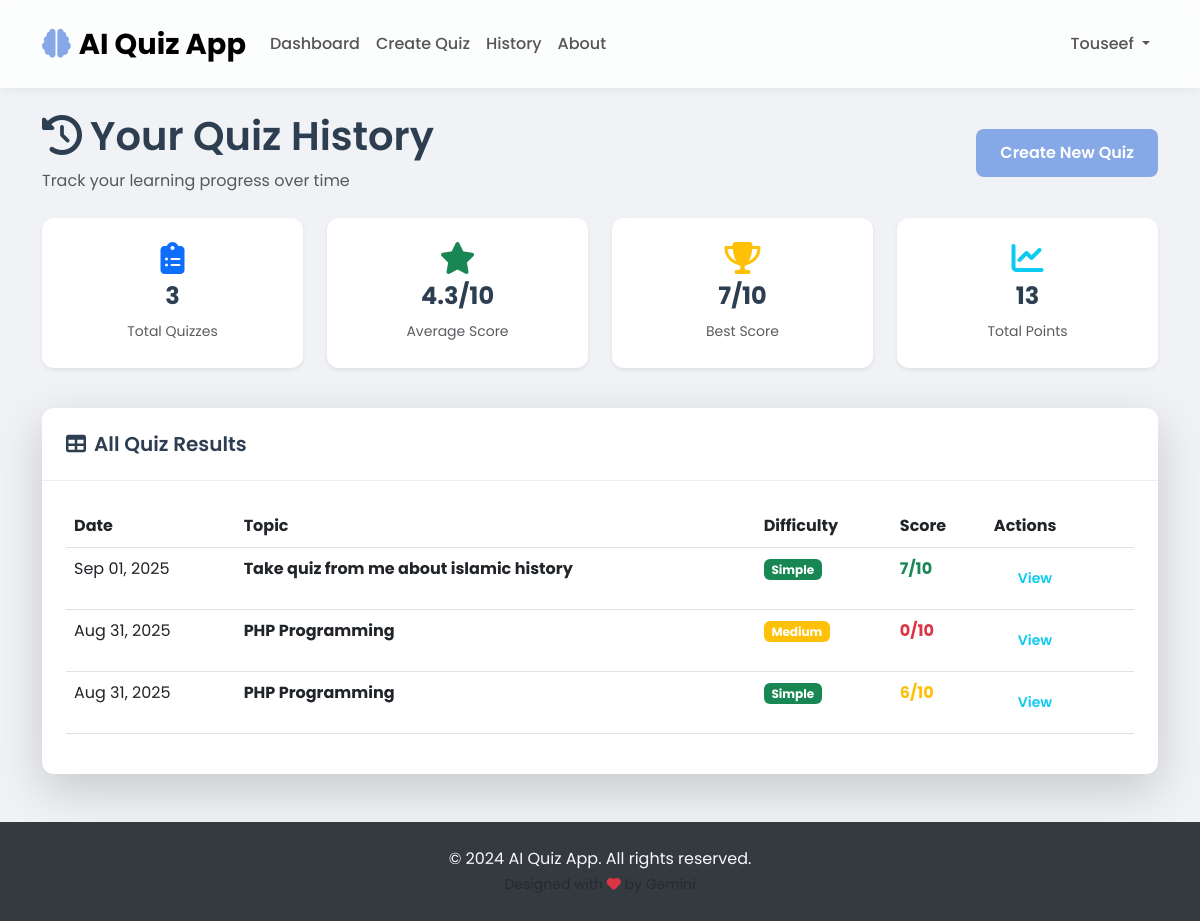
/quiz/history (signed in), run on an earlier commit of the app's database.
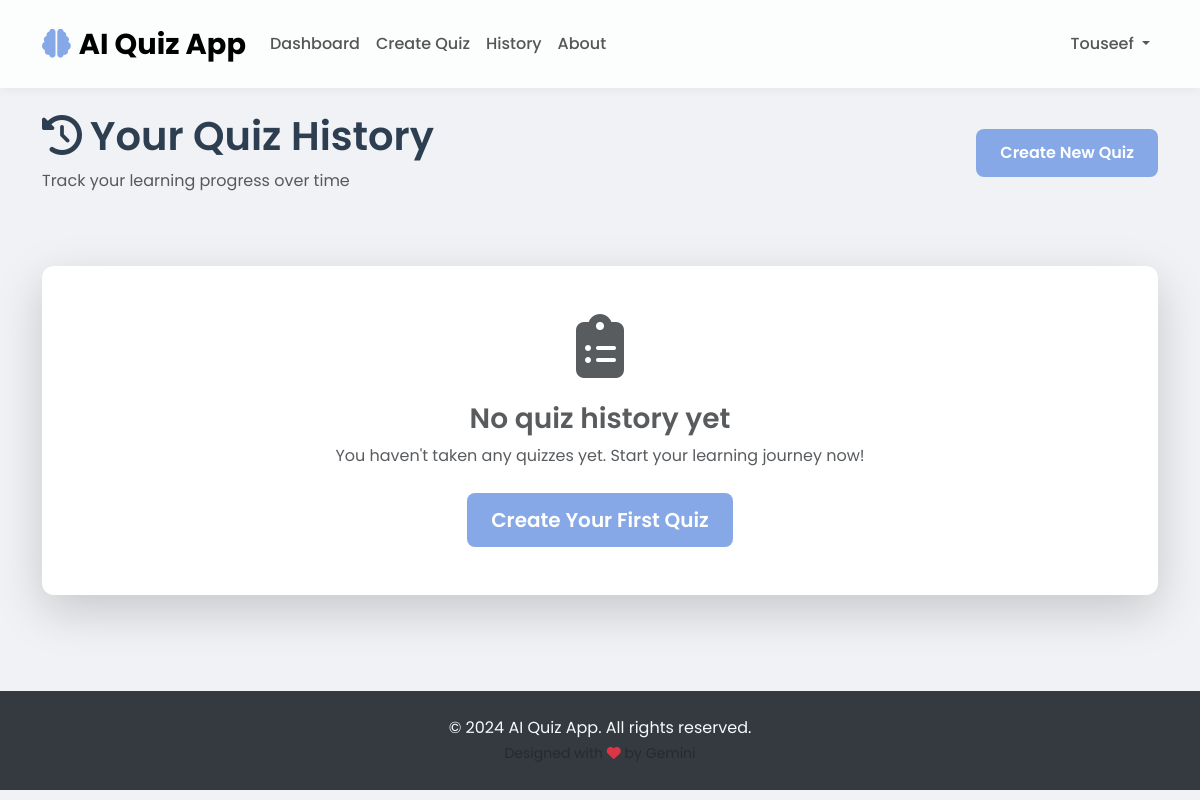
And on a later commit of the database.
### models.py (models this page shows, shortened)
class QuizResult(db.Model):
    __tablename__ = 'quiz_results'
    id = db.Column(db.Integer, primary_key=True)
    user_id = db.Column(db.Integer, db.ForeignKey('users.id'), nullable=False)
    quiz_id = db.Column(db.Integer, db.ForeignKey('quizzes.id'), nullable=False)
    score = db.Column(db.Integer, nullable=False)
    user_answers = db.Column(db.JSON, nullable=False)  # Store user's answers as JSON
    taken_at = db.Column(db.DateTime, default=datetime.utcnow)

class Quiz(db.Model):
    __tablename__ = 'quizzes'
    id = db.Column(db.Integer, primary_key=True)
    topic = db.Column(db.String(200), nullable=False)
    difficulty = db.Column(db.Enum('simple', 'medium', 'hard'), nullable=False)
    created_at = db.Column(db.DateTime, default=datetime.utcnow)
    questions = db.relationship('Question', backref='quiz', lazy=True, cascade='all, delete-orphan')
    results = db.relationship('QuizResult', backref='quiz', lazy=True)

### routes/quiz.py (the view)
@quiz_bp.route('/history')
@login_required
def quiz_history():
    results = QuizResult.query.filter_by(user_id=current_user.id)\
                             .order_by(QuizResult.taken_at.desc()).all()
    return render_template('quiz/history.html', results=results)

### templates/quiz/history.html (shortened to what the changed rows need)
{% extends "base.html" %}
{% block content %}
<div class="row">
    <div class="col-12">
        <div class="d-flex justify-content-between align-items-center mb-4 fade-in-up">
            <div>
                <h1><i class="fas fa-history me-2"></i>Your Quiz History</h1>
            </div>
        </div>
    </div>
</div>
{% if results %}
    <div class="row mb-4">
        <div class="col-md-3 mb-3 fade-in-up">
            <div class="card border-0 shadow-sm h-100">
                <div class="card-body text-center">
                    <i class="fas fa-clipboard-list fa-2x text-primary mb-2"></i>
                    <h4 class="fw-bold">{{ results|length }}</h4>
                    <small class="text-muted">Total Quizzes</small>
                </div>
            </div>
        </div>
        <div class="col-md-3 mb-3 fade-in-up">
            <div class="card border-0 shadow-sm h-100">
                <div class="card-body text-center">
                    <i class="fas fa-star fa-2x text-success mb-2"></i>
                    <h4 class="fw-bold">{{ (results|map(attribute='score')|sum / results|length)|round(1) }}/10</h4>
                    <small class="text-muted">Average Score</small>
                </div>
            </div>
        </div>
        <div class="col-md-3 mb-3 fade-in-up">
            <div class="card border-0 shadow-sm h-100">
                <div class="card-body text-center">
                    <i class="fas fa-trophy fa-2x text-warning mb-2"></i>
                    <h4 class="fw-bold">{{ results|map(attribute='score')|max }}/10</h4>
                    <small class="text-muted">Best Score</small>
                </div>
            </div>
        </div>
        <div class="col-md-3 mb-3 fade-in-up">
            <div class="card border-0 shadow-sm h-100">
                <div class="card-body text-center">
                    <i class="fas fa-chart-line fa-2x text-info mb-2"></i>
                    <h4 class="fw-bold">{{ results|map(attribute='score')|sum }}</h4>
                    <small class="text-muted">Total Points</small>
                </div>
            </div>
        </div>
    </div>
    <div class="card border-0 shadow-lg fade-in-up">
        <div class="card-header bg-transparent">
            <h5 class="mb-0"><i class="fas fa-table me-2"></i>All Quiz Results</h5>
        </div>
        <div class="card-body">
            <div class="table-responsive">
                <table class="table table-hover">
                    <thead>
                        <tr>
                            <th>Date</th>
                            <th>Topic</th>
                            <th>Difficulty</th>
                            <th>Score</th>
                            <th>Actions</th>
                        </tr>
                    </thead>
                    <tbody>
                        {% for result in results %}
                        <tr>
                            <td>{{ result.taken_at.strftime('%b %d, %Y') }}</td>
                            <td><strong>{{ result.quiz.topic }}</strong></td>
                            <td>
                                <span class="badge bg-{{ 'success' if result.quiz.difficulty == 'simple' else 'warning' if result.quiz.difficulty == 'medium' else 'danger' }}">
                                    {{ result.quiz.difficulty.title() }}
                                </span>
                            </td>
                            <td>
                                <strong class="text-{{ 'success' if result.score >= 7 else 'warning' if result.score >= 5 else 'danger' }}">
                                    {{ result.score }}/10
                                </strong>
                            </td>
                            <td>
                                <a href="{{ url_for('quiz.view_results', result_id=result.id) }}" class="btn btn-sm btn-outline-info">View</a>
                            </td>
                        </tr>
                        {% endfor %}
                    </tbody>
                </table>
            </div>
        </div>
    </div>
{% else %}
    <div class="text-center py-5 fade-in-up">
        <div class="card border-0 shadow-lg">
            <div class="card-body py-5">
                <i class="fas fa-clipboard-list fa-4x text-muted mb-4"></i>
                <h3 class="text-muted">No quiz history yet</h3>
                <p class="text-muted mb-4">You haven't taken any quizzes yet. Start your learning journey now!</p>
                <a href="{{ url_for('quiz.create_quiz') }}" class="btn btn-primary btn-lg">Create Your First Quiz</a>
            </div>
        </div>
    </div>
{% endif %}
{% endblock %}

What changed in the data, as far as the page shows it:
removed QuizResult: taken_at "Sep 01, 2025", quiz.topic "Take quiz from me about islamic history", quiz.difficulty "Simple", score "7"
removed QuizResult: taken_at "Aug 31, 2025", quiz.topic "PHP Programming", quiz.difficulty "Medium", score "0"
no longer on this page (row edited): QuizResult: taken_at "Aug 31, 2025", quiz.topic "PHP Programming", quiz.difficulty "Simple", score "6"
Also different on the page:
{{ results|length }}: "3" → (not shown)
{{ (results|map(attribute='score')|sum / results|length)|round(1) }}: "4.3" → (not shown)
{{ results|map(attribute='score')|max }}: "7" → (not shown)
{{ results|map(attribute='score')|sum }}: "13" → (not shown)
text no longer shown: "Total Quizzes /10 Average Score /10 Best Score Total Points All Quiz Results Date Topic Difficulty Score Actions"
text now shown: "No quiz history yet You haven't taken any quizzes yet. Start your learning journey now! Create Your First Quiz"
